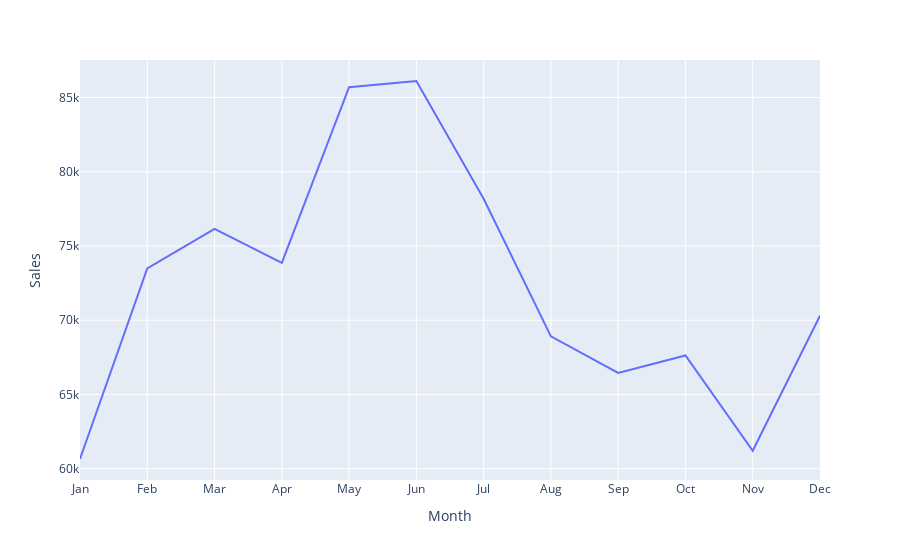

The cell this chart's notebook holds for it:
### Markdown cell above
### Analyzing vehicle sales by month

### Code cell
fig = px.line(sales_per_month, x="Month", y="Sales")
fig.show()

### Figure 1 — Plotly figure (JSON) as saved in the notebook; plotly's stock layout.template omitted (floating-point values rounded to 4 significant figures)
{"data": [{"hovertemplate": "Month=%{x}<br>Sales=%{y}<extra></extra>", "legendgroup": "", "line": {"color": "#636efa", "dash": "solid"}, "marker": {"symbol": "circle"}, "mode": "lines", "name": "", "orientation": "v", "showlegend": false, "type": "scatter", "x": ["Jan", "Feb", "Mar", "Apr", "May", "Jun", "Jul", "Aug", "Sep", "Oct", "Nov", "Dec"], "xaxis": "x", "y": [60655, 73490, 76153, 73870, 85698, 86112, 78181, 68913, 66448, 67629, 61207, 70309], "yaxis": "y"}], "layout": {"legend": {"tracegroupgap": 0}, "margin": {"t": 60}, "xaxis": {"anchor": "y", "domain": [0, 1], "title": {"text": "Month"}}, "yaxis": {"anchor": "x", "domain": [0, 1], "title": {"text": "Sales"}}}}
